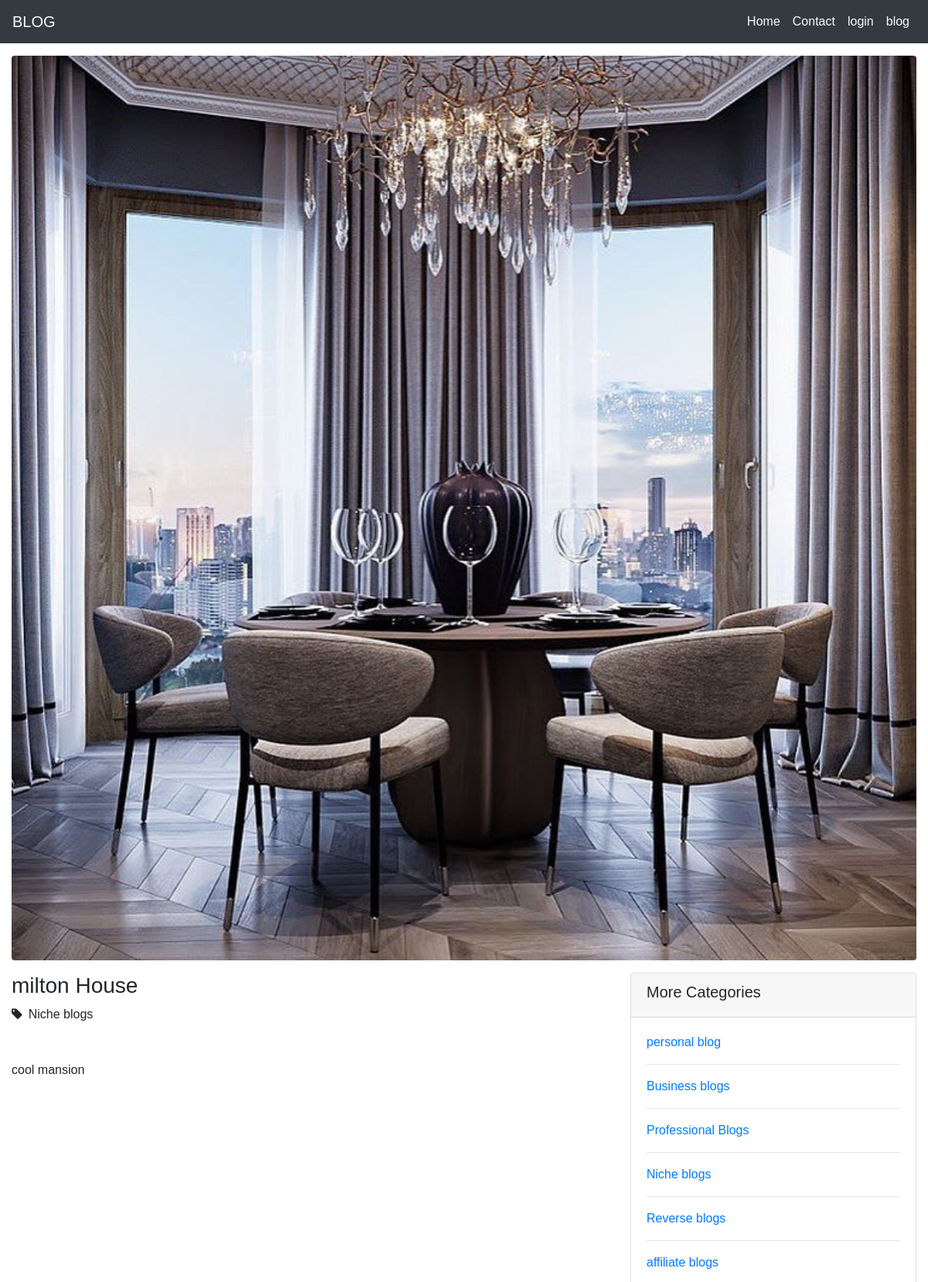
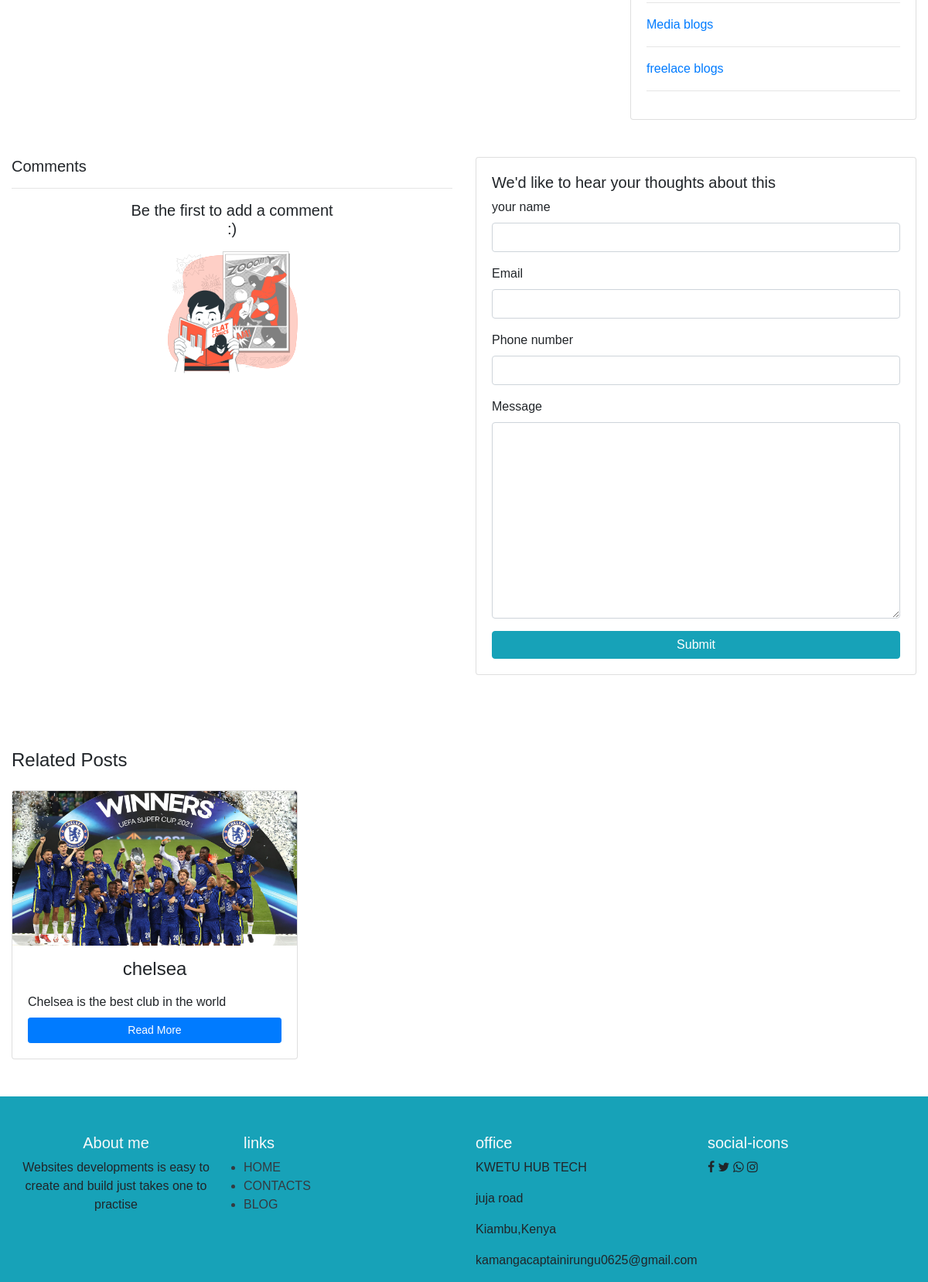
Screenshot of /post/details/9 with the database file from the repository (2 pictures, top to bottom).
### blog/models.py (models this page shows, shortened)
class Post(models.Model):
    title =models.CharField(max_length=100)
    message= models.TextField()
    likes=models.IntegerField(default=0, blank=True)
    Dislike=models.IntegerField(default=0, blank=True)
    slug =models.SlugField(max_length=200)
    category= models.ForeignKey('Category', on_delete=models.CASCADE, blank=False, null=False)
    image_url =models.ImageField(max_length=255)
    views =models.IntegerField(default=0, blank=True)
    keywords =models.TextField(max_length=50)
    user =models.ForeignKey(User, on_delete=models.CASCADE, blank=False, null=False)
    created_at = models.DateTimeField(auto_now_add=True)
    updated_at =models.DateTimeField(auto_now=True)

class Category(models.Model):
    name = models.CharField(max_length = 50)
    views = models.IntegerField(default=0,blank=True)
    slug = models.TextField(max_length=200)
    created_at = models.DateTimeField(auto_now_add=True)
    updated_at =models.DateTimeField(auto_now=True)
    class Meta:
        verbose_name = "Category"
        verbose_name_plural ="Categories"
    def __str__(self):
        return self.name

### blog/views.py (the view)
# urls.py: path('post/details/<id>', views.getPostDetails, name="post_details"),
def getPostDetails(request, id):
    our_post = Post.objects.get(pk = id)
    our_post.views += 1
    our_post.save()
    our_post.category.views += 1
    our_post.category.save()
    context ={
        'post' : our_post,
        'categories' : Category.objects.all(),
        'posts' : Post.objects.filter(category = our_post.category).exclude(pk=our_post.id),
        'commentForm': CommentForm(),
        'comments' : Comments.objects.filter(post = our_post.id)
    }
    return render(request, 'blog/post_details.html',context)

### blog/forms.py
class CommentForm(forms.Form):
    name = forms.CharField(label ='your name', max_length=100)
    email = forms.EmailField(max_length=100)
    phone_number =forms.CharField(widget= forms.NumberInput)
    message = forms.CharField(widget = forms.Textarea)

### blog/Templates/blog/post_details.html (shortened to what this page needs)
{% extends 'blog/base.html' %}
{% load static %}
{% load widget_tweaks %}
{% block 'css' %}
<link rel="stylesheet" href="https://cdnjs.cloudflare.com/ajax/libs/animate.css/4.1.1/animate.min.css"/>
{% endblock %}
{% block 'content' %}
<div class="container-fluid">
    <div class="row">
        <div class="col-lg-12 my-3">
            <img src="{{post.image_url.url}}" class="rounded" style="height:100%; width: 100%; object-fit: cover;">
        </div>
        <div class="col-lg-8 col-md-12 col-sm-12">
            <h3 class="">{{post.title}}</h3>
            <p class="text-main"><i class="fa fa-tag mr-2"></i>{{post.category}}</p>
            <p class="my-5">{{post.message}}</p>
        </div>
        <div class="col-lg-4 d-lg-block d-none">
            <div class="card">
                <div class="card-header">
                    <h5>More Categories</h5>
                </div>
                <div class="card-body">
                    {% for category in categories %}
                        <a href="{% url 'category_post' category.id %}">{{category}}</a>
                        <hr>
                    {% endfor %}
                </div>
            </div>
        </div>
        <div class="col-lg-6 col-md-6 col-sm-12 my-5">
            <h5>Comments</h5>
            <hr>
            {% if not comments %}
                <div class="row justify-content-center mmb-5">
                    <div class="col-lg-6">
                        <h5 class="text-center">Be the first to add a comment :)</h5>
                        <img src="{% static 'images/landing.svg' %}" class="img-fluid px-5">
                    </div>
                </div>
            {% endif %}
        </div>
        <div class="col-lg-6 col-md-6 col-sm-12 my-5">
            <div class="card">
                <div class="card-body">
                    <h5>We'd like to hear your thoughts about this</h5>
                    <form action="{% url 'save_comment' post.id %}" method="POST">
                        {% for field in commentForm.visible_fields %}
                            <div class="form-group">
                                <label for="{{ field.id_for_label }}">{{ field.label }}</label>
                                {{ field|add_class:'form-control ' }}
                            </div>
                        {% endfor %}
                        <button type="submit" class="btn btn-info w-100 px-5">Submit</button>
                    </form>
                </div>
            </div>
        </div>
    </div>
    <h4 class="mt-5 mb-3">Related Posts</h4>
    <div class="row mb-5">
        {% include 'blog/simple-post.html' %}
    </div>
</div>
{% endblock %}

### blog/Templates/blog/simple-post.html
{% for post in posts %}
        <div class="col-lg-4 col-md-4 col-sm-12">
          <div class="card mt-2 border-1px">
              <img src="{{ post.image_url.url }}" style="max-height: 200px; object-fit: cover;" class="card-img-top">
              <div class="card-body pt-0" >
                  <h4 class=" text-center my-3">{{post.title}}</h4>
                  <p class="my-2">{{post.message | truncatewords:15 }}</p>
                  <a href="{% url 'post_details' post.id %}" class="btn btn-primary btn-sm w-100">Read More</a>
              </div>
          </div>
      </div>
      {% endfor %}

### blog/static/css/style.css (style rules this page uses)
* { padding: 0; margin: 0; font-family: sans-serif; }
.btn { border-radius: 2px solid black; padding: 5px; }

### rows the page displays
Post: image_url (picture), title "milton House", category "Niche blogs", message "cool mansion"
Category: name "personal blog"
Category: name "Business blogs"
Category: name "Professional Blogs"
Category: name "Niche blogs"
Category: name "Reverse blogs"
Category: name "affiliate blogs"
Category: name "Media blogs"
Category: name "freelace blogs"
Post: image_url (picture), title "chelsea", message "Chelsea is the best club in the world"

### other values shown
{{ field.label }} "your name" "Email" "Phone number" "Message"
